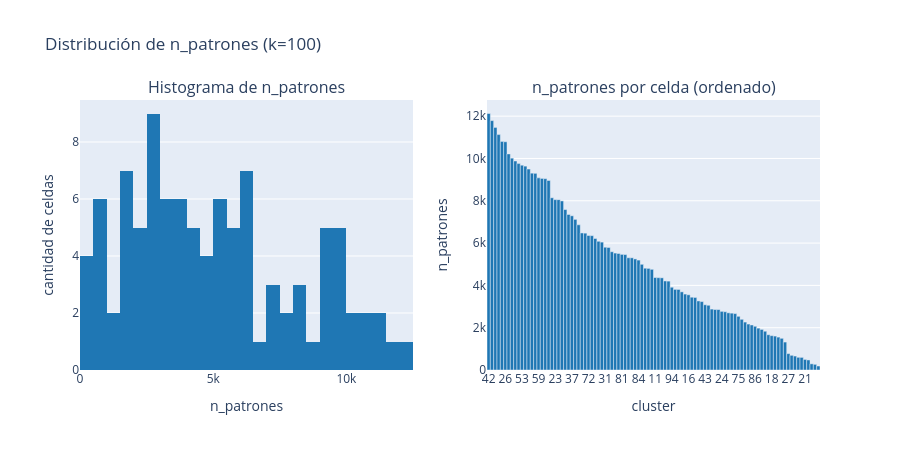

This figure's notebook cell:
### Code cell
from plotly.subplots import make_subplots

# Distribución de n_patrones por celda de Voronoi
fig = make_subplots(rows=1, cols=2, subplot_titles=("Histograma de n_patrones", "n_patrones por celda (ordenado)"))
fig.add_trace(go.Histogram(x=resumen.n_patrones, nbinsx=30, marker_color="#1f77b4", name="celdas"), row=1, col=1)
srt = resumen.n_patrones.sort_values(ascending=False)
fig.add_trace(go.Bar(x=srt.index.astype(str), y=srt.values, marker_color="#1f77b4", name="n_patrones"), row=1, col=2)
fig.update_xaxes(title_text="n_patrones", row=1, col=1)
fig.update_yaxes(title_text="cantidad de celdas", row=1, col=1)
fig.update_xaxes(title_text="cluster", type="category", row=1, col=2)
fig.update_yaxes(title_text="n_patrones", row=1, col=2)
fig.update_layout(title=f"Distribución de n_patrones (k={K})", height=450, showlegend=False)
fig.show()

print(resumen.n_patrones.describe().round(1))

### Figure 1 — Plotly figure (JSON) as saved in the notebook; plotly's stock layout.template omitted (floating-point values rounded to 4 significant figures)
{"data": [{"marker": {"color": "#1f77b4"}, "name": "celdas", "nbinsx": 30, "type": "histogram", "x": [12126, 11790, 11468, 11129, 10806, 10790, 10216, 10015, 9882, 9757, 9682, 9638, 9500, 9305, 9297, 9083, 9057, 9045, 8960, 8142, 8054, 8052, 7993, 7585, 7352, 7290, 7121, 6864, 6479, 6469, 6358, 6350, 6217, 6081, 6046, 5805, 5792, 5591, 5528, 5508, 5466, 5457, 5307, 5304, 5251, 5196, 4997, 4813, 4803, 4759, 4372, 4364, 4358, 4210, 4202, 3913, 3811, 3808, 3695, 3590, 3555, 3441, 3430, 3265, 3234, 3084, 3060, 2880, 2859, 2856, 2772, 2754, 2703, 2687, 2667, 2538, 2397, 2266, 2172, 2129, 2067, 1979, 1918, 1833, 1667, 1623, 1604, 1555, 1498, 1321, 774, 694, 660, 600, 596, 500, 475, 291, 268, 189], "xaxis": "x", "yaxis": "y"}, {"marker": {"color": "#1f77b4"}, "name": "n_patrones", "type": "bar", "x": ["42", "4", "17", "60", "15", "26", "2", "99", "30", "83", "53", "39", "74", "9", "76", "59", "33", "0", "25", "92", "23", "82", "49", "50", "90", "37", "71", "80", "48", "73", "72", "97", "54", "79", "65", "31", "70", "98", "34", "89", "81", "66", "41", "44", "7", "84", "12", "63", "78", "1", "11", "19", "51", "40", "62", "94", "88", "35", "32", "10", "16", "77", "85", "95", "14", "43", "67", "87", "57", "28", "24", "45", "52", "68", "38", "75", "36", "29", "22", "8", "86", "96", "64", "55", "91", "18", "5", "3", "6", "58", "27", "56", "61", "20", "93", "21", "46", "47", "13", "69"], "xaxis": "x2", "y": [12126, 11790, 11468, 11129, 10806, 10790, 10216, 10015, 9882, 9757, 9682, 9638, 9500, 9305, 9297, 9083, 9057, 9045, 8960, 8142, 8054, 8052, 7993, 7585, 7352, 7290, 7121, 6864, 6479, 6469, 6358, 6350, 6217, 6081, 6046, 5805, 5792, 5591, 5528, 5508, 5466, 5457, 5307, 5304, 5251, 5196, 4997, 4813, 4803, 4759, 4372, 4364, 4358, 4210, 4202, 3913, 3811, 3808, 3695, 3590, 3555, 3441, 3430, 3265, 3234, 3084, 3060, 2880, 2859, 2856, 2772, 2754, 2703, 2687, 2667, 2538, 2397, 2266, 2172, 2129, 2067, 1979, 1918, 1833, 1667, 1623, 1604, 1555, 1498, 1321, 774, 694, 660, 600, 596, 500, 475, 291, 268, 189], "yaxis": "y2"}], "layout": {"annotations": [{"font": {"size": 16}, "showarrow": false, "text": "Histograma de n_patrones", "x": 0.225, "xanchor": "center", "xref": "paper", "y": 1, "yanchor": "bottom", "yref": "paper"}, {"font": {"size": 16}, "showarrow": false, "text": "n_patrones por celda (ordenado)", "x": 0.775, "xanchor": "center", "xref": "paper", "y": 1, "yanchor": "bottom", "yref": "paper"}], "height": 450, "showlegend": false, "title": {"text": "Distribución de n_patrones (k=100)"}, "xaxis": {"anchor": "y", "domain": [0, 0.45], "title": {"text": "n_patrones"}}, "xaxis2": {"anchor": "y2", "domain": [0.55, 1], "title": {"text": "cluster"}, "type": "category"}, "yaxis": {"anchor": "x", "domain": [0, 1], "title": {"text": "cantidad de celdas"}}, "yaxis2": {"anchor": "x2", "domain": [0, 1], "title": {"text": "n_patrones"}}}}
